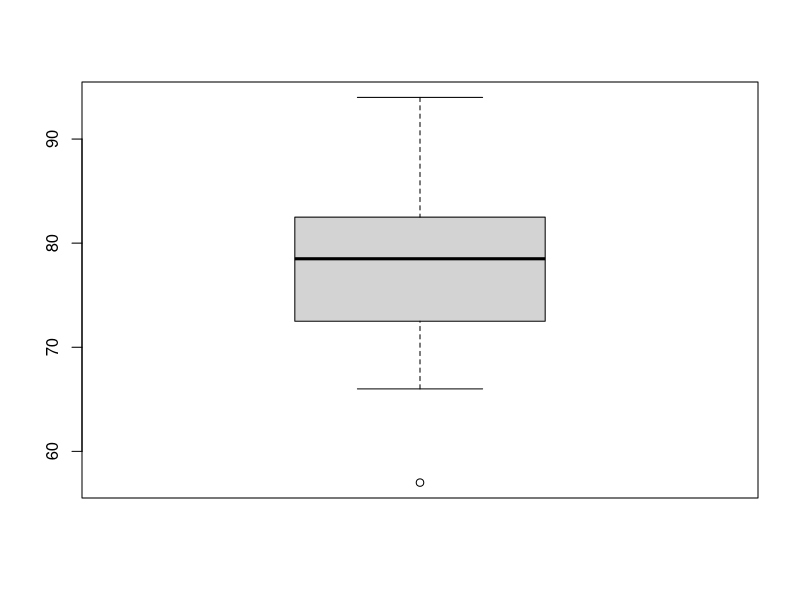

Here is the R script that generated this plot: (Note: this script raises an error after producing the figure.)
## ---- chunk 1
knitr::opts_chunk$set(echo = TRUE)
## ---- chunk 2
x <- c(57, 66, 69, 71, 72, 73, 74, 77, 78, 78, 79, 79, 81, 81, 82, 83, 83, 88, 89, 94)
        
boxplot(x)
## ---- chunk 3
data("heartTr", package = "openintro")
attach(heartTr)
round( prop.table(ftable(survived, transplant), 
                 margin = 2), 
      2 )
## ---- chunk 4
boxplot(survtime ~ transplant, data = heartTr)
